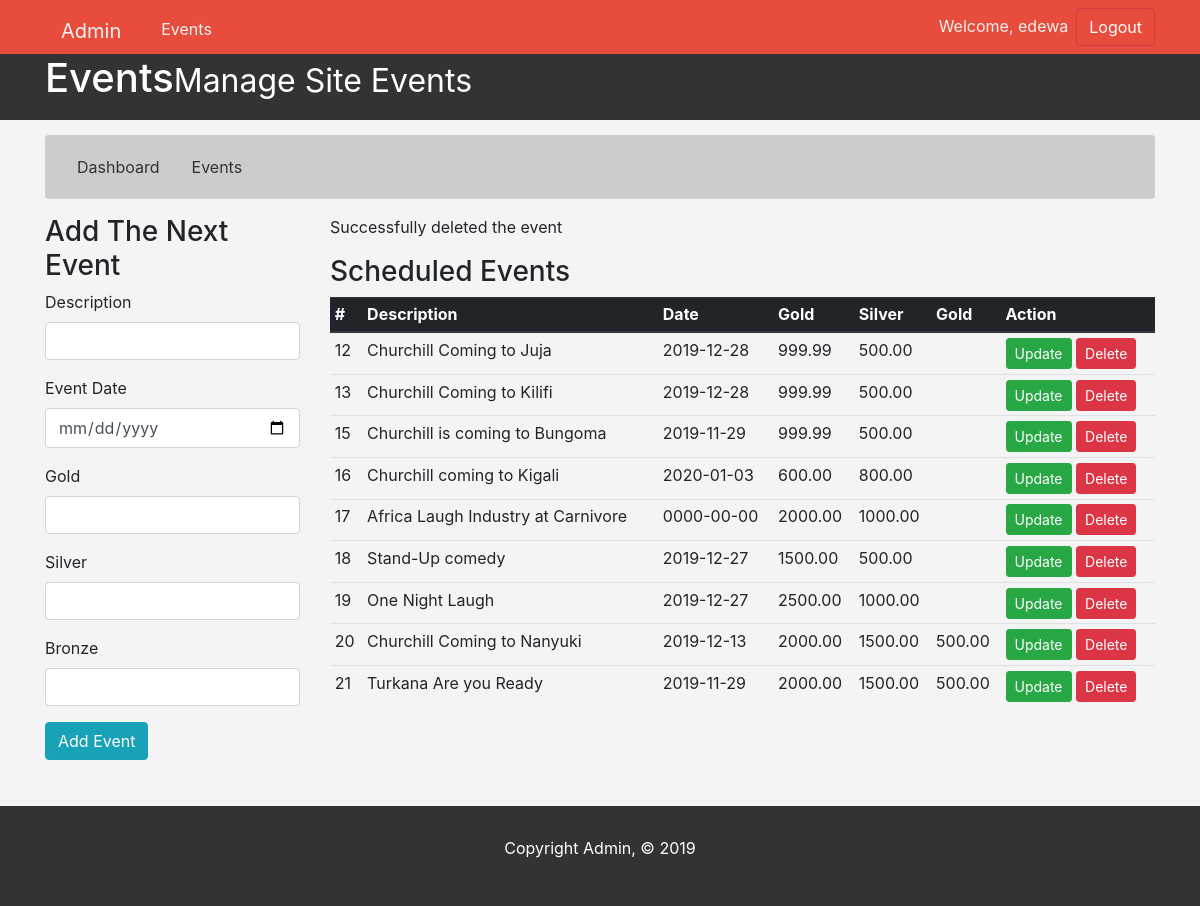
The app's page /admin/index.php?id=12 (signed in) with its own data.
### tables this page shows
CREATE TABLE `event` (
  `id` int(11) NOT NULL,
  `description` varchar(250) NOT NULL,
  `date` date NOT NULL,
  `gold` decimal(7,2) DEFAULT NULL,
  `silver` decimal(7,2) DEFAULT NULL,
  `bronze` decimal(7,2) DEFAULT NULL
);

### admin/index.php (the view, shortened to what this page needs)
<!DOCTYPE html>
<html lang="en">
  <head>
    <link rel="stylesheet" href="https://maxcdn.bootstrapcdn.com/bootstrap/4.0.0/css/bootstrap.min.css">
    <link href="css/style.css" rel="stylesheet">
  </head>
  <body>
    <?php
  if(! $_SESSION['email'] &&  !$_SESSION['username']){
    header('location: login.php');
  }else{
  ?>
    <nav class="navbar navbar-default navbar-expand-md">
      <div class="container">
        <div class="navbar-header">
          <a class="navbar-brand nav-link" href="#">Admin</a>
        </div>
        <div id="navbar" class="collapse navbar-collapse" id="navbar">
          <ul class="navbar-nav">
            <li class=" navbar-item"><a class="nav-link" href="index.php">Events</a></li>
          </ul>
          <ul class="navbar-nav ml-auto">
            <li class="navbar-item"><a href="#" class="nav-link">Welcome, <?php echo $_SESSION['username']; ?></a></li>
            <li class="navbar-item">
                <form action="../files/authentication.php" method="GET">
                    <button value="submit" class="btn btn-group-sm btn-outline-danger" name="logout" style="color: white;">Logout</button>
              </form>
            </li>
          </ul>
        </div>
      </div>
    </nav>
    <header id="header">
      <div class="container">
        <div class="row">
          <div class="col-md-10">
            <h1><span class="glyphicon glyphicon-cog " aria-hidden="true"></span>Events<small>Manage Site Events</small></h1>
          </div>
          <div class="col-md-2">
          </div>
        </div>
      </div>
    </header>
    <section id="breadcrumb">
      <div class="container">
        <ol class="breadcrumb">
          <li><a class="nav-link " href="#">Dashboard</a></li>
          <li class="active nav-link ">Events</li>
        </ol>
      </div>
    </section>
        <div class="container">
            <div class="row">
                <div class="col-md-3">
                    <p class="align-center h3">Add The Next Event</p>
                    <form action="../files/createevent.php" method="POST" enctype="multipart/form-data">
                        <div class="form-group">
                            <label for="Description">Description</label>
                            <input type="text" name="description" id="Description" class="form-control">
                        </div>
                        <div class="form-group">
                            <label for="Date">Event Date</label>
                            <input type="date" name="date" id="Date" class="form-control">
                        </div>
                        <div class="form-group">
                            <label for="gold">Gold</label>
                            <input type="number" name="gold" id="gold" class="form-control">
                        </div>
                        <div class="form-group">
                            <label for="silver">Silver</label>
                            <input type="number" name="silver" id="silver" class="form-control">
                        </div>
                        <div class="form-group">
                            <label for="bronze">Bronze</label>
                            <input type="number" name="bronze" id="bronze" class="form-control">
                        </div>
                        <div class="form-group">
                            <button type="submit" value="submit" class="btn btn-info" name="addevent">Add Event</button>
                        </div>
                    </form>
                </div>
                <div class="col-md-9">
                    <?php
                    require_once('../files/dbconnection.php');
                    require('../files/createevent.php');
                    $events = array();
                    $events = getEvents($dbc);
                    $countEvents = count($events);
                    if ($countEvents > 0)
                    {
                        ?>
                    <h3>Scheduled Events</h3>
                    <table class="table table-sm table-hover">
                        <thead class="thead-dark">
                            <th>#</th>
                            <th>Description</th>
                            <th>Date</th>
                            <th>Gold</th>
                            <th>Silver</th>
                            <th>Gold</th>
                            <th>Action</th>
                        </thead>
                        <tbody>
                            <?php
                             foreach($events as $event)
                             {
                                ?>
                                <tr>
                                    <td><?php echo $event['id'];?></td>
                                    <td><?php echo $event['description'];?></td>
                                    <td><?php echo $event['date'];?></td>
                                    <td><?php echo $event['gold'];?></td>
                                    <td><?php echo $event['silver'];?></td>
                                    <td><?php echo $event['bronze'];?></td>
                                    <td>
                                        <a href="index.php" class="btn btn-sm btn-success" data-toggle="modal" data-target="#<?php echo $event['id'];?>">Update</a>
                                        <a href="?id=<?php echo $event['id'];?>" class="btn btn-sm btn-danger" onclick="return confirm('Are you sure you want to delete this record ??')">Delete</a>
                                    </td>
                                </tr>
                            <?php }?>
                        </tbody>
                    </table>
                    <?php }?>
                </div>
            </div>
        </div>
    <footer id="footer">
      <p>Copyright Admin, &copy; 2019</p>
    </footer>
  </body>
</html>
<?php }?>

### files/createevent.php (shortened to what this page needs)
<?php
include_once('dbconnection.php');
function getEvents($dbc){
    $query="SELECT * FROM event";
    $result = $dbc->query($query);
    $rows=$result->num_rows;
    if ($rows>0) {
        while($row = $result->fetch_assoc())
        {
            $events[]=$row;
        }
    }else{
        $events = array();
    }
    return $events;
}
function deleteEvent($id, $dbc){
    $delete = "DELETE FROM event WHERE id='$id'";
    if($dbc->query($delete) === true){
        echo("<p>Successfully deleted the event</p>");
    }else{
        echo "Error : " .$delete . "<br>" . $dbc->error;
    }
}
if(isset($_GET['id'])){
    $del_id = $_GET['id'];
    deleteEvent($del_id, $dbc);
}
?>

### admin/css/style.css (style rules this page uses)
body { background:#f4f4f4; }
.navbar { min-height: 33px !important; margin-bottom:0; border-radius:0; }
.navbar-nav > li > a, .navbar-brand { padding-top:6px !important; padding-bottom:0 !important; height: 33px; }
.navbar-default { background-color: #e74c3c; border-color: #c0392b; }
.navbar-default .navbar-brand { color: #ecf0f1; }
.navbar-default .navbar-nav > li > a { color: #ecf0f1; }
.navbar-default .navbar-collapse, .navbar-default .navbar-form { border-color: #ecf0f1; }
#header { background:#333333; color:#ffffff; padding-bottom: 10px; margin-bottom: 15px; }
.breadcrumb { background:#cccccc; color:#333333; }
.breadcrumb a { color:#333333; }
#footer { background:#333333; color:#ffffff; text-align:center; padding:30px; margin-top:30px; }

### records on screen
event: id "12", description "Churchill Coming to Juja", date "2019-12-28", gold "999.99", silver "500.00"
event: id "13", description "Churchill Coming to Kilifi", date "2019-12-28", gold "999.99", silver "500.00"
event: id "15", description "Churchill is coming to Bungoma", date "2019-11-29", gold "999.99", silver "500.00"
event: id "16", description "Churchill coming to Kigali", date "2020-01-03", gold "600.00", silver "800.00"
event: id "17", description "Africa Laugh Industry at Carnivore", date "0000-00-00", gold "2000.00", silver "1000.00"
event: id "18", description "Stand-Up comedy", date "2019-12-27", gold "1500.00", silver "500.00"
event: id "19", description "One Night Laugh", date "2019-12-27", gold "2500.00", silver "1000.00"
event: id "20", description "Churchill Coming to Nanyuki", date "2019-12-13", gold "2000.00", silver "1500.00", bronze "500.00"
event: id "21", description "Turkana Are you Ready", date "2019-11-29", gold "2000.00", silver "1500.00", bronze "500.00"

### other values on screen
$_SESSION['username'] "edewa"
